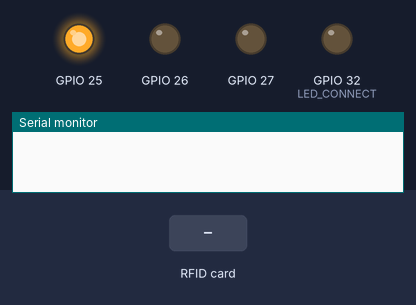
This sketch was run on a simulated ESP32. On the bench: output pins drawn as LEDs (lit = HIGH), the last lines printed to the serial monitor. The inputs (shaded band) are chosen by the test bench. Nothing arrives over Bluetooth unless stated.

Above: at 1.2 s.
1.3 s: RFID card 5E 7A 19 C4 held to the reader
At 8.2 s:
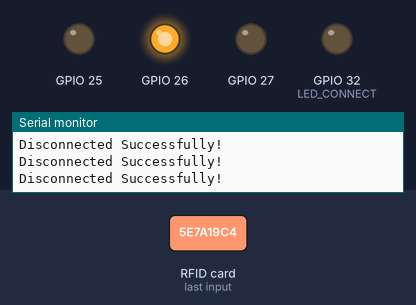
At 38.7 s:
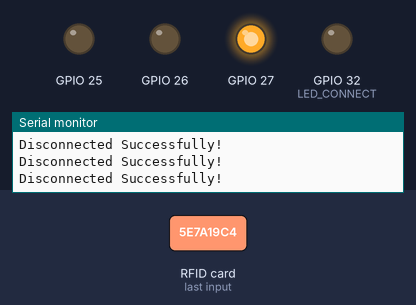
Timing chart, 0 to 39.6 s (numbered marks = the images above; inputs shaded):
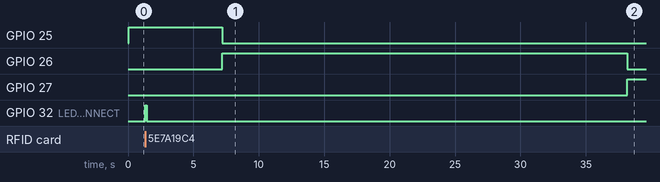

The sketch:

ProjectSignal.ino
```cpp
#include <stdlib.h>
#include <SPI.h>
#include <MFRC522.h>
#include "BluetoothSerial.h"

#define LED_R 25
#define LED_G 26
#define LED_Y 27
#define LED_CONNECT 32
#define RST 34
#define MISO 19
#define MOSI 23
#define SCK 18
#define SDA 5
#define FREQ 200

int tsignal = 2;
char singals[3] {'R', 'G', 'Y'};

int count = 0;
bool isfirst = false;

#if !defined(CONFIG_BT_SPP_ENABLED)
#error Serial Bluetooth not available or not enabled. It is only available for the ESP32 chip.
#endif

BluetoothSerial SerialBT;
MFRC522 rfid(SS, RST);
MFRC522::MIFARE_Key key;
byte nuidPICC[4];

String slaveName = "slave"; // Change this to reflect the real name of your slave BT device
String myName = "master";

void signalOn(int count) {
  if(count%FREQ == 0) {
    tsignal = (tsignal+1)%3;
    for (int pin=25; pin<28; pin++) {
      digitalWrite(pin, LOW);
    }
    digitalWrite(25+tsignal, HIGH);

    SerialBT.write(singals[tsignal]);
  }

}

void tryConnect() {
  if(SerialBT.connect(slaveName)) {
    Serial.println("Connected Successfully!");
    isfirst = true;
    digitalWrite(LED_CONNECT, HIGH);
    SerialBT.write(singals[tsignal]);
    // SerialBT.write('R');
  }
}

void setup() {
  for (int pin=25; pin<28; pin++) {
    pinMode(pin, OUTPUT);
  }
  pinMode(LED_CONNECT, OUTPUT);
  Serial.begin(115200);
  SerialBT.begin(myName, true);
  SPI.begin();
  rfid.PCD_Init();
  delay(10);
}

void loop() {
  signalOn(count);
  if(rfid.PICC_IsNewCardPresent() && rfid.PICC_ReadCardSerial() && (rfid.uid.uidByte[0] != nuidPICC[0] || rfid.uid.uidByte[1] != nuidPICC[1] || rfid.uid.uidByte[2] != nuidPICC[2] || rfid.uid.uidByte[3] != nuidPICC[3] )) {
    String uidStr = "";
    for (byte i = 0; i < 4; i++) {
      uidStr += String(rfid.uid.uidByte[i], HEX);
    }
    slaveName = uidStr;
    Serial.println(slaveName);
    tryConnect();
    for (byte i = 0; i < 4; i++) {
      nuidPICC[i] = rfid.uid.uidByte[i];
    }
  }

  if(SerialBT.connected()) {
    if(isfirst==true) {
      delay(120);
      isfirst = false;
    }
    if (singals[tsignal]=='G') {
      SerialBT.write(singals[tsignal]);
      isfirst = true;
      SerialBT.disconnect();
      Serial.println("Disconnected Successfully!");
    }
    for (byte i = 0; i < 4; i++) {
      nuidPICC[i] = 0;
    }
    digitalWrite(LED_CONNECT, LOW);
  }
  count++;
  count %= FREQ;
  delay(10);
}
```

Measured:
- after the input at 1.3 s, GPIO 32 (LED_CONNECT): LOW → HIGH at once, → LOW 0.12 s later
